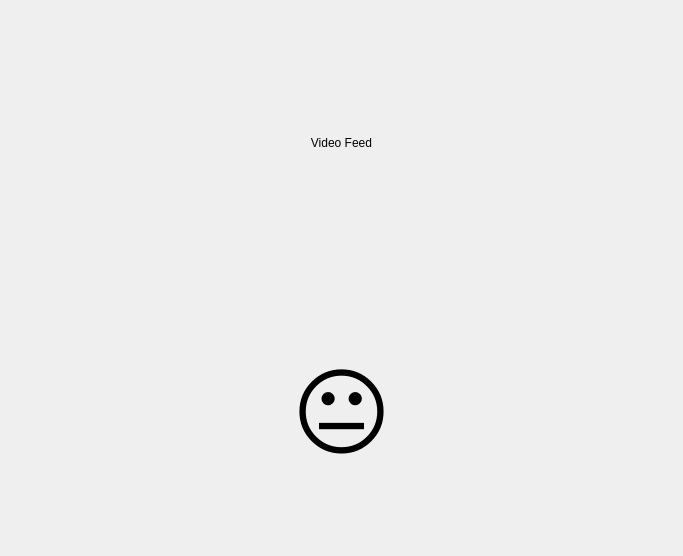
<?xml version="1.0" encoding="UTF-8"?>
<ui version="4.0">
 <class>RobotUI</class>
 <widget class="QWidget" name="RobotUI">
  <property name="geometry">
   <rect>
    <x>0</x>
    <y>0</y>
    <width>683</width>
    <height>556</height>
   </rect>
  </property>
  <property name="windowTitle">
   <string>AI Robot Face</string>
  </property>
  <layout class="QVBoxLayout" name="verticalLayout">
   <item>
    <widget class="QLabel" name="video_feed_label">
     <property name="text">
      <string>Video Feed</string>
     </property>
     <property name="alignment">
      <set>Qt::AlignCenter</set>
     </property>
    </widget>
   </item>
   <item>
    <widget class="QLabel" name="emotion_label">
     <property name="font">
      <font>
       <pointsize>72</pointsize>
      </font>
     </property>
     <property name="text">
      <string>😐</string>
     </property>
     <property name="alignment">
      <set>Qt::AlignCenter</set>
     </property>
    </widget>
   </item>
  </layout>
 </widget>
 <resources/>
 <connections/>
</ui>
